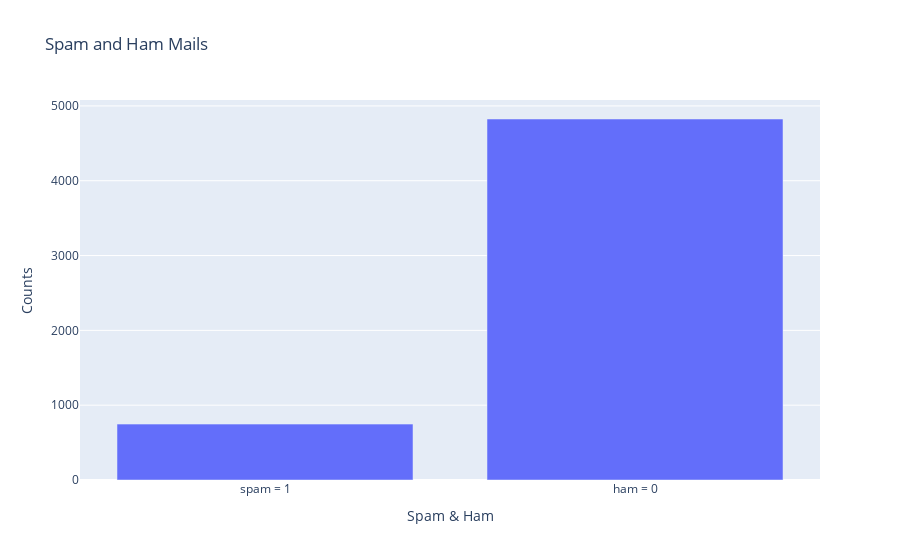

Notebook code cell kept with this figure:
### Markdown cell above
Data Visualization

### Code cell
spam = (df['spam_or_not_encoded'] == 1).sum()
ham = (df['spam_or_not_encoded'] == 0).sum()
fig = px.bar(x = ['spam = 1','ham = 0'],y = [spam,ham],title="Spam and Ham Mails",)
fig.update_xaxes(title_text="Spam & Ham")
fig.update_yaxes(title_text="Counts")

### Figure 1 — Plotly figure (JSON) as saved in the notebook; plotly's stock layout.template omitted (floating-point values rounded to 4 significant figures)
{"data": [{"alignmentgroup": "True", "hovertemplate": "x=%{x}<br>y=%{y}<extra></extra>", "legendgroup": "", "marker": {"color": "#636efa", "pattern": {"shape": ""}}, "name": "", "offsetgroup": "", "orientation": "v", "showlegend": false, "textposition": "auto", "type": "bar", "x": ["spam = 1", "ham = 0"], "xaxis": "x", "y": [747, 4825], "yaxis": "y"}], "layout": {"barmode": "relative", "legend": {"tracegroupgap": 0}, "title": {"text": "Spam and Ham Mails"}, "xaxis": {"anchor": "y", "domain": [0, 1], "title": {"text": "Spam & Ham"}}, "yaxis": {"anchor": "x", "domain": [0, 1], "title": {"text": "Counts"}}}}
